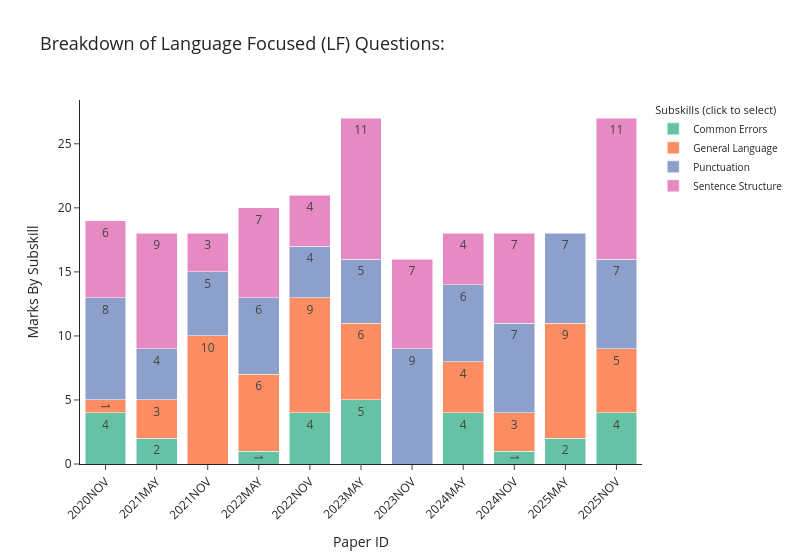

Notebook code for this chart:
### Code cell
# plt.figure(figsize=(10, 7))
# ax = sns.histplot(
#     LF_eda, 
#     x='ID', 
#     weights= 'Question Total', 
#     hue='Subskill', 
#     multiple='stack',
#     shrink=0.8, 
#     palette='tab20' )

# plt.title("Breakdown of Language Focused (LF) Questions", fontsize=14, pad=15)
# plt.xlabel("Paper ID", fontsize=12)
# plt.ylabel("Marks By Question Type", fontsize=12)
# plt.xticks(rotation=45, ha="right")


# sns.move_legend(
#     ax,
#     loc='upper left',
#     title="Language Subskills: \n",  # Custom legend title
#     fontsize=10,  # Label font size
#     title_fontsize=11,  # Title font size
# )

# plt.tight_layout()
# sns.despine()
# plt.show()

fig = px.bar(
    LF_eda,
    x="ID",
    y="Question Total", 
    color="Subskill",  
    barmode="stack",  
    color_discrete_sequence=px.colors.qualitative.Set2, 
    template="simple_white",  
    title="Breakdown of Language Focused (LF) Questions:",
    text= "Question Total", 
    labels={
        "ID": "Paper ID",
        "Question Total": "Marks By Subskill",
        "Subskill_Clean": "Language Subskills:",
    
    },
    category_orders={
        "ID": ID_list
    }
)

# Custom layout and axis formatting
fig.update_layout(
    width=800,
    height=560,
    title_font_size=18,
    xaxis_tickangle=-45,  
    legend=dict(
        title_text="Subskills (click to select)",
        orientation="v",
        x=1.02,
        y=1.0,
        xanchor="left",
        yanchor="top",
        font=dict(size=10),
        title_font=dict(size=11),
    ),
    bargap=0.2,
    
)

fig.show()

### Figure 1 — Plotly figure (JSON) as saved in the notebook; plotly's stock layout.template omitted (floating-point values rounded to 4 significant figures)
{"data": [{"hovertemplate": "Subskill=Common Errors<br>Paper ID=%{x}<br>Marks By Subskill=%{text}<extra></extra>", "legendgroup": "Common Errors", "marker": {"color": "rgb(102,194,165)", "pattern": {"shape": ""}}, "name": "Common Errors", "orientation": "v", "showlegend": true, "text": [4.0, 2.0, 1.0, 4.0, 5.0, 4.0, 1.0, 2.0, 4.0], "textposition": "auto", "type": "bar", "x": ["2020NOV", "2021MAY", "2022MAY", "2022NOV", "2023MAY", "2024MAY", "2024NOV", "2025MAY", "2025NOV"], "xaxis": "x", "y": [4, 2, 1, 4, 5, 4, 1, 2, 4], "yaxis": "y"}, {"hovertemplate": "Subskill=General Language<br>Paper ID=%{x}<br>Marks By Subskill=%{text}<extra></extra>", "legendgroup": "General Language", "marker": {"color": "rgb(252,141,98)", "pattern": {"shape": ""}}, "name": "General Language", "orientation": "v", "showlegend": true, "text": [1.0, 3.0, 10.0, 6.0, 9.0, 6.0, 4.0, 3.0, 9.0, 5.0], "textposition": "auto", "type": "bar", "x": ["2020NOV", "2021MAY", "2021NOV", "2022MAY", "2022NOV", "2023MAY", "2024MAY", "2024NOV", "2025MAY", "2025NOV"], "xaxis": "x", "y": [1, 3, 10, 6, 9, 6, 4, 3, 9, 5], "yaxis": "y"}, {"hovertemplate": "Subskill=Punctuation<br>Paper ID=%{x}<br>Marks By Subskill=%{text}<extra></extra>", "legendgroup": "Punctuation", "marker": {"color": "rgb(141,160,203)", "pattern": {"shape": ""}}, "name": "Punctuation", "orientation": "v", "showlegend": true, "text": [8.0, 4.0, 5.0, 6.0, 4.0, 5.0, 9.0, 6.0, 7.0, 7.0, 7.0], "textposition": "auto", "type": "bar", "x": ["2020NOV", "2021MAY", "2021NOV", "2022MAY", "2022NOV", "2023MAY", "2023NOV", "2024MAY", "2024NOV", "2025MAY", "2025NOV"], "xaxis": "x", "y": [8, 4, 5, 6, 4, 5, 9, 6, 7, 7, 7], "yaxis": "y"}, {"hovertemplate": "Subskill=Sentence Structure<br>Paper ID=%{x}<br>Marks By Subskill=%{text}<extra></extra>", "legendgroup": "Sentence Structure", "marker": {"color": "rgb(231,138,195)", "pattern": {"shape": ""}}, "name": "Sentence Structure", "orientation": "v", "showlegend": true, "text": [6.0, 9.0, 3.0, 7.0, 4.0, 11.0, 7.0, 4.0, 7.0, 11.0], "textposition": "auto", "type": "bar", "x": ["2020NOV", "2021MAY", "2021NOV", "2022MAY", "2022NOV", "2023MAY", "2023NOV", "2024MAY", "2024NOV", "2025NOV"], "xaxis": "x", "y": [6, 9, 3, 7, 4, 11, 7, 4, 7, 11], "yaxis": "y"}], "layout": {"bargap": 0.2, "barmode": "stack", "height": 560, "legend": {"font": {"size": 10}, "orientation": "v", "title": {"font": {"size": 11}, "text": "Subskills (click to select)"}, "tracegroupgap": 0, "x": 1.02, "xanchor": "left", "y": 1, "yanchor": "top"}, "title": {"font": {"size": 18}, "text": "Breakdown of Language Focused (LF) Questions:"}, "width": 800, "xaxis": {"anchor": "y", "categoryarray": ["2020NOV", "2021MAY", "2021NOV", "2022MAY", "2022NOV", "2023MAY", "2023NOV", "2024MAY", "2024NOV", "2025MAY", "2025NOV"], "categoryorder": "array", "domain": [0, 1], "tickangle": -45, "title": {"text": "Paper ID"}}, "yaxis": {"anchor": "x", "domain": [0, 1], "title": {"text": "Marks By Subskill"}}}}
